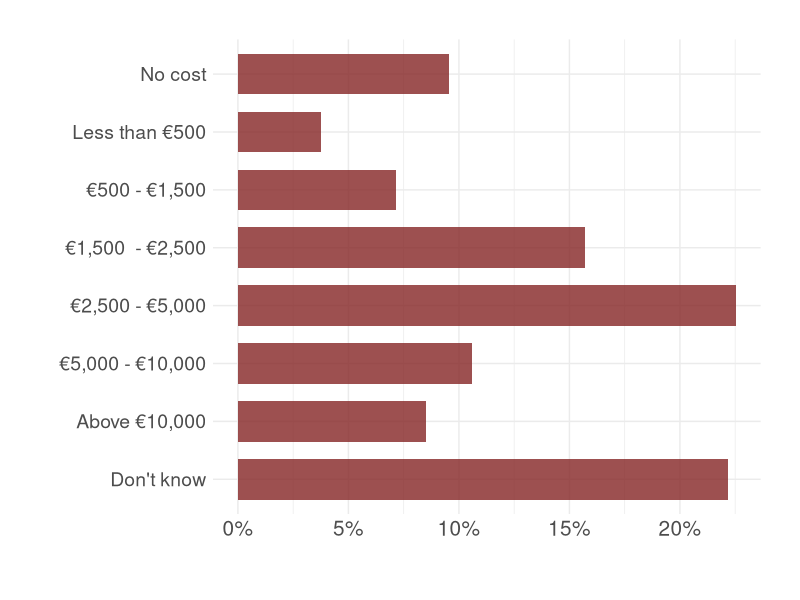

This figure's R source: (Note: this script raises an error after producing the figure.)
# This R-Script allows to replicate Table 1, Figure 3, and all the coefficient plots presented in the paper.

# The analysis was performed on R Version 4.1.2

#####################
# Clear environment #
#####################

rm(list = ls())
gc()


###################################
# Installing and Loading Packages #
###################################

packages_required <- c('ggplot2', 'tidyverse', 'broom', 'car','dplyr','modelr','haven', 'forcats')

for (package in packages_required) {
  if (!(package %in% installed.packages())) {
    install.packages(package)}}     ##gglabeller not available for this version of R  

Packages <- c('ggplot2', 'tidyverse', 'broom', 'car','dplyr','modelr','haven', 'forcats')

lapply(Packages, library, character.only = TRUE)     #to loud more than one package at once


################################################
# Set Working Directory and Import the dataset #
################################################

Replication_data <- read_dta("Replication_Dataset.dta")


###########
# Table 1 #
###########

Replication_data<-Replication_data %>%
  mutate(education=case_when(education_level_it_original<7~1,
                             education_level_it_original==7 |education_level_it_original==9~2,
                             education_level_it_original==8 | education_level_it_original==10 | education_level_it_original==11 | education_level_it_original==12~3,
                             education_level_it_original==13 | education_level_it_original==14~4))

Replication_data$education_fac<-factor(Replication_data$education,
                                 levels=c(1,2,3,4),
                                 labels=c("High school diploma", 
                                          "Bachelors", 
                                          "MA or higher", 
                                          "Unknown"))

Replication_data$EDU<-factor(Replication_data$education_fac)
Replication_data$INC<-factor(Replication_data$profile_gross_personal_eu)

# Groups
Replication_data<-Replication_data%>%
  mutate(groups=case_when(
    dummy_euro_4==1 & dummy_diesel==1~"Diesel Euro 4",
    dummy_euro_5==1 & dummy_diesel==1~"Diesel Euro 5",
    dummy_euro_4==1 & dummy_petrol==1~"Petrol Euro 4",
    dummy_euro_5==1 & dummy_petrol==1~"Petrol Euro 5"))

Replication_data<-Replication_data %>%
  mutate(age_rc=case_when(age==18 | age==19 | age==20 |age==21 | age==22 | age==23 | age==24 ~1,
                             age==25 | age==26 | age==27 |age==28 | age==29 |age==30 | age==31 |age==32 | age==33 |age==34 ~2,
                             age==35 | age==36 | age==37 |age==38 | age==39 |age==40 | age==41 |age==42 | age==43 |age==44 ~3,
                             age==45 | age==46 | age==47 |age==48 | age==49 |age==50 | age==51 |age==52 | age==53 |age==54 ~4,
                             age==55 | age>55~5))

Replication_data$age_rc2<-factor(Replication_data$age_rc,
                           levels=c(1,2,3,4,5),
                           labels=c("18-24", 
                                    "25-34", 
                                    "35-44",
                                    "45-54",
                                    "55+"))

age_table <- table(Replication_data$age_rc2, Replication_data$groups)
full <- table(Replication_data$age_rc2)
age_combined <- cbind(full, age_table)
colnames(age_combined) <- c('Full Sample', 
                            'Diesel Euro 4',
                            'Diesel Euro 5', 
                            'Petrol Euro 4',
                            'Petrol Euro 5')

N <- colSums(age_combined)
age_combined <- t(apply(age_combined, MAR = 1,
                        function (x) (x / N) * 100))
age_combined <- rbind(round(age_combined,1),N)

# Income
Replication_data<-Replication_data %>%
  mutate(profile_gross_personal_eu_2=case_when(profile_gross_personal_eu==1 | profile_gross_personal_eu==2 | profile_gross_personal_eu==3~1,
                                               profile_gross_personal_eu==4 | profile_gross_personal_eu==5 | profile_gross_personal_eu==6~2,
                                               profile_gross_personal_eu==7 | profile_gross_personal_eu==8 | profile_gross_personal_eu==9~3,
                                               profile_gross_personal_eu==10| profile_gross_personal_eu==11| profile_gross_personal_eu==12~4,
                                               profile_gross_personal_eu==13| profile_gross_personal_eu==14~5,
                                               profile_gross_personal_eu==98| profile_gross_personal_eu==99~6))

Replication_data$profile_gross_personal_eu_2_fac<-factor(Replication_data$profile_gross_personal_eu_2,
                                                   levels=c(1,2,3,4,5,6),
                                                   labels=c("Less than 14.999 \u20ac per year", 
                                                            "From 15.000 \u20ac to 29.999 \u20ac per year", 
                                                            "From 30.000 \u20ac to 44.999 \u20ac per year",
                                                            "From 45.000 \u20ac 69.999 \u20ac per year", 
                                                            "From 70.000 \u20ac and more", 
                                                            "No Answer / DK"))

income_table <- table(Replication_data$profile_gross_personal_eu_2_fac, Replication_data$groups)

full <- table(Replication_data$profile_gross_personal_eu_2_fac)

income_combined <- cbind(full, income_table)
colnames(income_combined) <- c('Full Sample', 
                               'Diesel Euro 4',
                               'Diesel Euro 5', 
                               'Petrol Euro 4',
                               'Petrol Euro 5')

# Fix up table for presentation

N <- colSums(income_combined)
income_combined <- t(apply(income_combined, MAR = 1,
                           function (x) (x / N) * 100))
income_combined <- rbind(round(income_combined,1),
                         N)

# Education

education_table <- table(Replication_data$education_fac, Replication_data$groups)
full <- table(Replication_data$education_fac)

education_combined <- cbind(full, education_table)
colnames(education_combined) <- c('Full Sample', 
                                  'Diesel Euro 4',
                                  'Diesel Euro 5', 
                                  'Petrol Euro 4',
                                  'Petrol Euro 5')

# Fix up table for presentation

N <- colSums(education_combined)
education_combined <- t(apply(education_combined, MAR = 1,
                              function (x) (x / N) * 100))
education_combined <- rbind(round(education_combined,1),
                            N)

# Gender

gender_table <- table(Replication_data$female, Replication_data$groups)
full <- table(Replication_data$female)

gender_combined <- cbind(full, gender_table)
colnames(gender_combined) <- c('Full Sample', 
                               'Diesel Euro 4',
                               'Diesel Euro 5', 
                               'Petrol Euro 4',
                               'Petrol Euro 5')

# Fix up table for presentation

N <- colSums(gender_combined)
gender_combined <- t(apply(gender_combined, MAR = 1,
                           function (x) (x / N) * 100))
gender_combined <- rbind(round(gender_combined,1),
                         N)

# Final Table 
library(xtable)

combined_table <- rbind(age_combined, income_combined, education_combined, gender_combined)


############
# Figure 3 #
############

Replication_data$diesel_euro4_fac<-factor(Replication_data$diesel_euro4)
Replication_data$area_b_cost_fact<-factor(Replication_data$cost_area_b, 
                                    levels=c(1,2,3,4,5,6,7,8),
                                    labels = c("No cost",
                                               "Less than \u20ac500", 
                                               "\u20ac500 - \u20ac1,500", 
                                               "\u20ac1,500  - \u20ac2,500",
                                               "\u20ac2,500 - \u20ac5,000",
                                               "\u20ac5,000 - \u20ac10,000", 
                                               "Above \u20ac10,000", 
                                               "Don't know"))

Figure3 <- Replication_data %>%
  dplyr::filter(target==1) %>%
  mutate(area_b_cost_fact = fct_rev(area_b_cost_fact)) %>%
  ggplot()+aes(area_b_cost_fact)+
  geom_bar(aes(y = (..count..)/sum(..count..)),
           fill="#852525", position = "dodge", width = 0.7, alpha=0.8)+
  scale_y_continuous(labels = function(x) scales::percent(x, accuracy = 1))+
  theme_minimal()+theme(legend.position = "none",
                        strip.text.x = element_text(size = 15),
                        axis.text.x=element_text(size=15),
                        axis.text.y=element_text(size=14), 
                        legend.text = element_text(size=14),
                        plot.margin = unit(c(1, 1, 1, 1), "cm"),
                        panel.spacing = unit(1.7, "lines"))+
  labs(x = "", y = "",
       colour="", fill="", shape="", group="" ) +coord_flip()

ggsave(Figure3, dpi = 1000,
       filename = paste0(plotpath, "Figure3_v3.png"),
       height = 4, width = 7, device = "png")


############
# Figure 4 #
############

# Panel (a) From Legislative Elections 2018  --------
# 1. no control
Legaswitch_legis_lm_ms<-lm_robust(sw_to_lega_18_19~dummy_diesel+dummy_euro_4+diesel_euro4, 
                           data=Replication_data, subset=c(target!=3 & target!=4 & no_answer_euro==0 & no_answer_2018==0))
# 2. Including individual controls
Legaswitch_legis_lm_cont<-lm_robust(sw_to_lega_18_19~dummy_diesel+dummy_euro_4+diesel_euro4+
                               age+female+EDU+INC, 
                             data=Replication_data, subset=c(target!=3 & target!=4 & 
                                                         no_answer_euro==0  & no_answer_2018==0))
# 3. Including unkowncar and assigning the treatment
Legaswitch_legis_lm_cont_Unknowncar<-lm_robust(sw_to_lega_18_19~dummy_diesel_ass+dummy_euro_4_ass+diesel_euro4_ass+
                                          age+female+EDU+INC+dummy_car_unknown, 
                                        data=Replication_data, subset=c(target!=3 & no_answer_euro==0 & no_answer_2018==0))

M.Legaswitch_legis_lm_ms <-  tidy(Legaswitch_legis_lm_ms, conf.int = TRUE)
M.Legaswitch_legis_lm_cont <-  tidy(Legaswitch_legis_lm_cont, conf.int = TRUE)
M.Legaswitch_legis_lm_cont_Unknowncar <-  tidy(Legaswitch_legis_lm_cont_Unknowncar, conf.int = TRUE)

Legaswitch_legis_all<- bind_rows(M.Legaswitch_legis_lm_ms, 
                                 M.Legaswitch_legis_lm_cont, 
                                 M.Legaswitch_legis_lm_cont_Unknowncar,  
                                 .id="Model")

Legaswitch_legis_all<-subset(Legaswitch_legis_all, term=="dummy_diesel"|term=="dummy_euro_4"|term=="diesel_euro4"|
                               term== "dummy_diesel_ass"|term=="dummy_euro_4_ass"|term=="diesel_euro4_ass") 
Legaswitch_legis_all<-Legaswitch_legis_all %>%
  mutate(term2=case_when(term=="dummy_diesel" |term=="dummy_diesel_ass"~"Diesel",
                         term=="dummy_euro_4" |term=="dummy_euro_4_ass"~"Euro 4",
                         term=="diesel_euro4" |term=="diesel_euro4_ass"~"Diesel Euro 4"))

Legaswitch_legis_all$term2<-factor(Legaswitch_legis_all$term2)

Legaswitch_legis_all$Model<-factor(Legaswitch_legis_all$Model, levels=c("1","2","3"),
                                   labels=c("No Controls", "With Controls", 
                                            "Incl. Noncategorized Cars"))
Legaswitch_legis_all$term3<-factor(Legaswitch_legis_all$term2, 
                                   levels =c("Euro 4", "Diesel", "Diesel Euro 4"))
# Coefplot    
coefplot_2018Legislative<-
  ggplot(Legaswitch_legis_all, aes(term3, estimate,colour=term3, fill=term3))+ 
  scale_fill_manual(values = c("#B8B8B8","#B8B8B8","#821212"))+
  scale_colour_manual(values = c("#B8B8B8","#B8B8B8","#821212"))+
  geom_hline(yintercept=0, linetype="longdash", lwd=0.9, size=2, 
             colour = "#6C7B8B", alpha=1) +
  geom_errorbar(stat = "identity", alpha = 1, 
                position = position_dodge(width = 0.15),
                aes(ymin=estimate - 1.96*std.error, 
                    ymax=estimate + 1.96*std.error), 
                lwd=1.4, width=0) +
  geom_point(stat = "identity", alpha = 1,  size = 3, 
             position = position_dodge(width = 0.15)) + coord_flip() +facet_wrap(~Model)+
  theme_minimal()+theme(legend.position = "none", 
                        plot.background = element_rect(fill = "white"),
                        axis.text.x=element_text(size=14.5),
                        axis.text.y=element_text(size=14.5),
                        strip.text.x = element_text(size = 14.5),
                        panel.spacing = unit(1.7, "lines"))+
  labs(x = "", y = " ", title="",  
       colour="", fill="", shape="", group="" ) 

ggsave(coefplot_2018Legislative, dpi = 400,
       filename = paste0(plotpath, "Figure4_a.png"),
       height = 4, width = 10, device = "png")

# Panel (b) From Regional Elections 2018 --------
# 1. no control
Legaswitch_region_lm_ms<-lm_robust(sw_to_lega_reg_19~dummy_diesel+dummy_euro_4+diesel_euro4, 
                            data=Replication_data, subset=c(target!=3 & target!=4 & no_answer_euro==0 & no_answer_regional==0))
# 2. with controls
Legaswitch_region_lm_cont<-lm_robust(sw_to_lega_reg_19~dummy_diesel+dummy_euro_4+diesel_euro4+
                                age+female+EDU+INC, 
                              data=Replication_data, subset=c(target!=3 & target!=4 & 
                                                          no_answer_euro==0 & no_answer_regional==0))
# 3. Assigning Unknown-car models based on self-report of ban effect
Legaswitch_region_lm_cont_Unknowncar<-lm_robust(sw_to_lega_reg_19~dummy_diesel_ass+dummy_euro_4_ass+diesel_euro4_ass+
                                           age+female+EDU+INC+dummy_car_unknown, 
                                         data=Replication_data, subset=c(target!=3 & no_answer_euro==0 & no_answer_regional==0))

# data
M.Legaswitch_region_lm_ms <-  tidy(Legaswitch_region_lm_ms, conf.int = TRUE)
M.Legaswitch_region_lm_cont <-  tidy(Legaswitch_region_lm_cont, conf.int = TRUE)
M.Legaswitch_region_lm_cont_Unknowncar <-  tidy(Legaswitch_region_lm_cont_Unknowncar, conf.int = TRUE)
Legaswitch_region_all<- bind_rows(M.Legaswitch_region_lm_ms, 
                                  M.Legaswitch_region_lm_cont, 
                                  M.Legaswitch_region_lm_cont_Unknowncar,  .id="Model")
Legaswitch_region_all<-subset(Legaswitch_region_all, term=="dummy_diesel"|term=="dummy_euro_4"|term=="diesel_euro4"|
                                term== "dummy_diesel_ass"|term=="dummy_euro_4_ass"|term=="diesel_euro4_ass") 
Legaswitch_region_all<-Legaswitch_region_all %>%
  mutate(term2=case_when(term=="dummy_diesel" |term=="dummy_diesel_ass"~"Diesel",
                         term=="dummy_euro_4" |term=="dummy_euro_4_ass"~"Euro 4",
                         term=="diesel_euro4" |term=="diesel_euro4_ass"~"Diesel Euro 4"))

Legaswitch_region_all$term2<-factor(Legaswitch_region_all$term2)

Legaswitch_region_all$Model<-factor(Legaswitch_region_all$Model, levels=c("1","2","3"),
                                    labels=c("No Controls", "With Controls", 
                                             "Incl. Noncategorized Cars"))
Legaswitch_region_all$term3<-factor(Legaswitch_region_all$term2, 
                                    levels =c("Euro 4", "Diesel", "Diesel Euro 4"))

# coefplot
coefplot_2019Regional<-
  ggplot(Legaswitch_region_all, aes(term3, estimate,colour=term3, fill=term3))+ 
  scale_fill_manual(values = c("#B8B8B8","#B8B8B8","#821212"))+
  scale_colour_manual(values = c("#B8B8B8","#B8B8B8","#821212"))+
  geom_hline(yintercept=0, linetype="longdash", lwd=0.9, size=2, 
             colour = "#6C7B8B", alpha=1) +
  geom_errorbar(stat = "identity", alpha = 1, 
                position = position_dodge(width = 0.15),
                aes(ymin=estimate - 1.96*std.error, 
                    ymax=estimate + 1.96*std.error), 
                lwd=1.4, width=0) +
  geom_point(stat = "identity", alpha = 0.7,  size = 3, 
             position = position_dodge(width = 0.15)) + coord_flip() +facet_wrap(~Model)+
  theme_minimal()+theme(legend.position = "none", plot.background = element_rect(fill = "white"),
                        axis.text.x=element_text(size=14.5),
                        axis.text.y=element_text(size=14.5),
                        strip.text.x = element_text(size = 14.5),
                        panel.spacing = unit(1.7, "lines"))+  
  labs(x = "", y = " ", title="",  
       colour="", fill="", shape="", group="" ) 

ggsave(coefplot_2019Regional, dpi = 400,
       filename = paste0(plotpath, "Figure4_b.png"),
       height = 4, width = 10, device = "png")

# Panel (c) From Municipal Elections 2016  ----------
# 1. no control
Legaswitch_munic_lm_ms<-lm_robust(sw_to_lega_16_19~dummy_diesel+dummy_euro_4+diesel_euro4, 
                           data=Replication_data, subset=c(target!=3 & target!=4 & no_answer_euro==0 & no_answer_municipal==0))

# 2. with controls
Legaswitch_munic_lm_cont<-lm_robust(sw_to_lega_16_19~dummy_diesel+dummy_euro_4+diesel_euro4+
                               age+female+EDU+INC, 
                             data=Replication_data, subset=c(target!=3 & target!=4 & 
                                                         no_answer_euro==0 & no_answer_municipal==0))

# 3. Assigning Unknown-car models based on self-report of ban effect
Legaswitch_munic_lm_cont_Unknowncar<-lm_robust(sw_to_lega_16_19~dummy_diesel_ass+dummy_euro_4_ass+diesel_euro4_ass+
                                          age+female+EDU+INC+dummy_car_unknown, 
                                        data=Replication_data, subset=c(target!=3 & no_answer_euro==0 & no_answer_municipal==0))

# data
M.Legaswitch_munic_lm_ms <-  tidy(Legaswitch_munic_lm_ms, conf.int = TRUE)
M.Legaswitch_munic_lm_cont <-  tidy(Legaswitch_munic_lm_cont, conf.int = TRUE)
M.Legaswitch_munic_lm_cont_Unknowncar <-  tidy(Legaswitch_munic_lm_cont_Unknowncar, conf.int = TRUE)
Legaswitch_munic_all<- bind_rows(M.Legaswitch_munic_lm_ms, 
                                 M.Legaswitch_munic_lm_cont, 
                                 M.Legaswitch_munic_lm_cont_Unknowncar,  .id="Model")
Legaswitch_munic_all<-subset(Legaswitch_munic_all, term=="dummy_diesel"|term=="dummy_euro_4"|term=="diesel_euro4"|
                               term== "dummy_diesel_ass"|term=="dummy_euro_4_ass"|term=="diesel_euro4_ass") 
Legaswitch_munic_all<-Legaswitch_munic_all %>%
  mutate(term2=case_when(term=="dummy_diesel" |term=="dummy_diesel_ass"~"Diesel",
                         term=="dummy_euro_4" |term=="dummy_euro_4_ass"~"Euro 4",
                         term=="diesel_euro4" |term=="diesel_euro4_ass"~"Diesel Euro 4"))

Legaswitch_munic_all$term2<-factor(Legaswitch_munic_all$term2)

Legaswitch_munic_all$Model<-factor(Legaswitch_munic_all$Model, levels=c("1","2","3"),
                                   labels=c("No Controls", "With Controls", 
                                            "Incl. Noncategorized Cars"))
Legaswitch_munic_all$term3<-factor(Legaswitch_munic_all$term2, 
                                   levels =c("Euro 4", "Diesel", "Diesel Euro 4"))

# coefplot - 2016 Municipal Election 
coefplot_2016Municipal<-
  ggplot(Legaswitch_munic_all, aes(term3, estimate,colour=term3, fill=term3))+ 
  scale_fill_manual(values = c("#B8B8B8","#B8B8B8","#821212"))+
  scale_colour_manual(values = c("#B8B8B8","#B8B8B8","#821212"))+
  geom_hline(yintercept=0, linetype="longdash", lwd=0.9, 
             colour = "#6C7B8B", alpha=1) +
  
  geom_errorbar(stat = "identity", alpha = 1, 
                position = position_dodge(width = 0.15),
                aes(ymin=estimate - 1.96*std.error, 
                    ymax=estimate + 1.96*std.error), 
                lwd=1.4, width=0) +
  geom_point(stat = "identity", alpha = 0.7,  size = 3, 
             position = position_dodge(width = 0.15)) + coord_flip() +facet_wrap(~Model)+
  theme_minimal()+theme(legend.position = "none", plot.background = element_rect(fill = "white"),
                        axis.text.x=element_text(size=14.5),
                        axis.text.y=element_text(size=14.5),
                        strip.text.x = element_text(size = 14.5),
                        panel.spacing = unit(1.7, "lines"))+
  labs(x = "", y = " ", title="",  
       colour="", fill="", shape="", group="" ) 

ggsave(coefplot_2016Municipal, dpi = 400,
       filename = paste0(plotpath, "Figure4_c.png"),
       height = 4, width = 10, device = "png")


############
# Figure 6 #
############

# Panel (a) From municipal 2016 to legislative 2018  -----------
# 1. no control
pl16_18v2_lm_ms<-lm_robust(sw_to_lega_16_18~dummy_diesel+dummy_euro_4+diesel_euro4, 
                    data=Replication_data, subset=c( target!=3 & target!=4 & no_answer_2018==0 & no_answer_municipal==0 & vote_lega_municipal==0  ))
# 2. with controls
pl16_18v2_lm_cont<-lm_robust(sw_to_lega_16_18~dummy_diesel+dummy_euro_4+diesel_euro4+
                        age+female+EDU+INC, 
                      data=Replication_data, subset=c(target!=3 & target!=4 & no_answer_2018==0 & no_answer_municipal==0 & vote_lega_municipal==0))
# 3. Including unkown-car and assigning the treatment
pl16_18v2_lm_cont_Unkncar<-lm_robust(sw_to_lega_16_18~dummy_diesel_ass+dummy_euro_4_ass+diesel_euro4_ass+
                                age+female+EDU+INC+dummy_car_unknown, 
                              data=Replication_data, subset=c(target!=3 & no_answer_2018==0 & no_answer_municipal==0 & vote_lega_municipal==0))
## Merge all models together
M.pl16_18v2_lm_ms <-  tidy(pl16_18v2_lm_ms, conf.int = TRUE)
M.pl16_18v2_lm_cont <-  tidy(pl16_18v2_lm_cont, conf.int = TRUE)
M.pl16_18v2_lm_cont_Unkncar <-  tidy(pl16_18v2_lm_cont_Unkncar, conf.int = TRUE)

M.pl16_18v_all_main<- bind_rows(M.pl16_18v2_lm_ms, 
                                M.pl16_18v2_lm_cont, 
                                M.pl16_18v2_lm_cont_Unkncar, 
                                .id="Model")
M.pl16_18v_all_main<-subset(M.pl16_18v_all_main, term=="dummy_diesel"|term=="dummy_euro_4"|term=="diesel_euro4"|
                              term== "dummy_diesel_ass"|term=="dummy_euro_4_ass"|term=="diesel_euro4_ass") 
M.pl16_18v_all_main<-M.pl16_18v_all_main %>%
  mutate(term2=case_when(term=="dummy_diesel" |term=="dummy_diesel_ass"~"Diesel",
                         term=="dummy_euro_4" |term=="dummy_euro_4_ass"~"Euro 4",
                         term=="diesel_euro4" |term=="diesel_euro4_ass"~"Diesel Euro 4"))

M.pl16_18v_all_main$term2<-factor(M.pl16_18v_all_main$term2)
M.pl16_18v_all_main$Model<-factor(M.pl16_18v_all_main$Model, levels=c("1","2","3"),
                                  labels=c("No Controls", "With Controls", 
                                           "Incl. Noncategorized Cars"))
M.pl16_18v_all_main$term2<-relevel(M.pl16_18v_all_main$term2, ref="Diesel Euro 4")
M.pl16_18v_all_main$term2<-relevel(M.pl16_18v_all_main$term2, ref="Euro 4")
M.pl16_18v_all_main$term3<-factor(M.pl16_18v_all_main$term2, levels =c("Euro 4", "Diesel", "Diesel Euro 4"))

## coefplot
M.pl16_18v_all_mainsub_Sub<-subset(M.pl16_18v_all_main, term2=="Diesel Euro 4") 
M.pl16_18v_all_mainsub_Sub$Model2<-factor(M.pl16_18v_all_mainsub_Sub$Model, levels =c("Incl. Noncategorized Cars",
                                                                                      "With Controls", "No Controls"))

# Panel (b) From municipal 2016 to regional 2018  ----------
# 1. no control
pl16_regv2_lm_ms<-lm_robust(sw_to_lega_16_reg~dummy_diesel+dummy_euro_4+diesel_euro4, 
                     data=Replication_data, subset=c( target!=3 & target!=4 & no_answer_regional==0 & no_answer_municipal==0 & vote_lega_municipal==0  ))
# 2. with controls
pl16_regv2_lm_cont<-lm_robust(sw_to_lega_16_reg~dummy_diesel+dummy_euro_4+diesel_euro4+
                         age+female+EDU+INC, 
                       data=Replication_data, subset=c(target!=3 & target!=4 & no_answer_regional==0 & no_answer_municipal==0 & vote_lega_municipal==0))
# 3. Including unkown-car and assigning the treatment
pl16_regv2_lm_cont_Unkncar<-lm_robust(sw_to_lega_16_reg~dummy_diesel_ass+dummy_euro_4_ass+diesel_euro4_ass+
                                 age+female+EDU+INC+dummy_car_unknown, 
                               data=Replication_data, subset=c(target!=3 & no_answer_regional==0 & no_answer_municipal==0 & vote_lega_municipal==0))

## Merge all models together
M.pl16_regv2_lm_ms <-  tidy(pl16_regv2_lm_ms, conf.int = TRUE)
M.pl16_regv2_lm_cont <-  tidy(pl16_regv2_lm_cont, conf.int = TRUE)
M.pl16_regv2_lm_cont_Unkncar <-  tidy(pl16_regv2_lm_cont_Unkncar, conf.int = TRUE)

M.pl16_regv_all_main<- bind_rows(M.pl16_regv2_lm_ms, 
                                 M.pl16_regv2_lm_cont, 
                                 M.pl16_regv2_lm_cont_Unkncar, 
                                 .id="Model")
M.pl16_regv_all_main<-subset(M.pl16_regv_all_main, term=="dummy_diesel"|term=="dummy_euro_4"|term=="diesel_euro4"|
                               term== "dummy_diesel_ass"|term=="dummy_euro_4_ass"|term=="diesel_euro4_ass") 
M.pl16_regv_all_main<-M.pl16_regv_all_main %>%
  mutate(term2=case_when(term=="dummy_diesel" |term=="dummy_diesel_ass"~"Diesel",
                         term=="dummy_euro_4" |term=="dummy_euro_4_ass"~"Euro 4",
                         term=="diesel_euro4" |term=="diesel_euro4_ass"~"Diesel Euro 4"))

M.pl16_regv_all_main$term2<-factor(M.pl16_regv_all_main$term2)

M.pl16_regv_all_main$Model<-factor(M.pl16_regv_all_main$Model, levels=c("1","2","3"),
                                   labels=c("No Controls", 
                                            "With Controls", 
                                            "Incl. Noncategorized Cars"))
M.pl16_regv_all_main$term2<-relevel(M.pl16_regv_all_main$term2, ref="Diesel Euro 4")
M.pl16_regv_all_main$term2<-relevel(M.pl16_regv_all_main$term2, ref="Euro 4")
M.pl16_regv_all_main$term3<-factor(M.pl16_regv_all_main$term2, levels =c("Euro 4", 
                                                                         "Diesel", 
                                                                         "Diesel Euro 4"))
M.pl16_regv_all_mainsub_Sub<-subset(M.pl16_regv_all_main, term2=="Diesel Euro 4") 
M.pl16_regv_all_mainsub_Sub$Model2<-factor(M.pl16_regv_all_mainsub_Sub$Model, 
                                           levels =c("Incl. Noncategorized Cars",
                                                     "With Controls", "No Controls"))

# Coefplot 
switch_16_19_placebo<- bind_rows(M.pl16_18v_all_mainsub_Sub, 
                                 M.pl16_regv_all_mainsub_Sub, 
                                 .id="election18")

switch_16_19_placebo$election18<-factor(switch_16_19_placebo$election18)

switch_16_19_placebo$election18<-factor(switch_16_19_placebo$election18, levels=c("1","2"),
                                        labels=c("(a) From Municipal 2016 to Legislative 2018", 
                                                 "(b) From Municipal 2016 to Regional 2018"))

coef_switch_16_19_placebo<- ggplot(switch_16_19_placebo, aes(Model2, estimate))+ 
   scale_y_continuous(limits = c(-0.3, 0.4))+
  geom_hline(yintercept=0, linetype="dashed", lwd=1.2, 
             colour = "#6E7B8B", alpha=0.7) +
  geom_errorbar(stat = "identity", alpha = 0.8, 
                position = position_dodge(width = 0.3),
                aes(ymin=estimate - 1.96*std.error, 
                    ymax=estimate + 1.96*std.error),
                lwd=1.5, width = 0,  colour="#821212",)+
  geom_point(stat = "identity", alpha = 0.7,  size = 3.5,  colour="#821212",
             position = position_dodge(width = 0.15)) + coord_flip() +
  theme_minimal()+theme(legend.position = "none", plot.background = element_rect(fill = "white"),
                        axis.text.x=element_text(size=13, colour = "#000000"),
                        axis.text.y=element_text(size=13.5, colour = "#000000"),
                        strip.text.x = element_text(size=16.5, colour = "#000000"),
                        panel.spacing = unit(2, "lines"))+
  labs(x = "", y = " ", title=" ",  
       colour="", fill="", shape="", group="" ) + facet_wrap(facets=~election18,nrow=1)

ggsave(coef_switch_16_19_placebo, dpi = 400,
       filename = paste0(plotpath, "Figure6.png"),
       height = 4, width = 12, device = "png")


############
# Figure 7 #
############

# Panel (a) Environment-friendly behavior and attitudes ------
# Short showers
short_shower_binary.lm<-lm_robust(short_shower~dummy_diesel+dummy_euro_4+diesel_euro4+
                             age+female+EDU+INC, 
                           data=Replication_data, subset=c(target!=3 & target!=4 ))

# Recycled materials
recycled_materials_binary.lm<-lm_robust(recycled_materials~dummy_diesel+dummy_euro_4+diesel_euro4+
                                   age+female+EDU+INC, 
                                 data=Replication_data, subset=c(target!=3 & target!=4  ))

# Eco mode
eco_mode_binary.lm<-lm_robust(eco_mode~dummy_diesel+dummy_euro_4+diesel_euro4+
                         age+female+EDU+INC, 
                       data=Replication_data, subset=c(target!=3 & target!=4 ))

# Reusable buttles
water_bottle_binary.lm<-lm_robust(water_bottle~dummy_diesel+dummy_euro_4+diesel_euro4+
                             age+female+EDU+INC, 
                           data=Replication_data, subset=c(target!=3 & target!=4  ))

# Climate Neutrality
climate_neutrality.lm<-lm_robust(climate_neutrality~dummy_diesel+dummy_euro_4+diesel_euro4+
                            age+female+EDU+INC, 
                          data=Replication_data, subset=c(target!=3 & target!=4  ))

# Green transition positive
green_policies.lm<-lm_robust(green_policies_positive~dummy_diesel+dummy_euro_4+diesel_euro4+
                        age+female+EDU+INC, 
                      data=Replication_data, subset=c(target!=3 & target!=4 ))

## Merge all models together
M.short_shower_binary.lm <-  tidy(short_shower_binary.lm, conf.int = TRUE)
M.recycled_materials_binary.lm <-  tidy(recycled_materials_binary.lm, conf.int = TRUE)
M.eco_mode_binary.lm <-  tidy(eco_mode_binary.lm, conf.int = TRUE)
M.water_bottle_binary.lm <-  tidy(water_bottle_binary.lm, conf.int = TRUE)
M.climate_neutrality.lm = tidy(climate_neutrality.lm, conf.int = TRUE)
M.green_policies.lm = tidy(green_policies.lm, conf.int = TRUE)

M.lm_all_ecoBehavioral<- bind_rows(M.water_bottle_binary.lm,
                                   M.eco_mode_binary.lm,
                                   M.recycled_materials_binary.lm, 
                                   M.short_shower_binary.lm,
                                   M.climate_neutrality.lm,
                                   M.green_policies.lm,
                                   .id="Model")

M.lm_all_ecoBehavioral<- bind_rows(M.recycled_materials_binary.lm,
                                   M.short_shower_binary.lm,
                                   M.eco_mode_binary.lm, 
                                   M.water_bottle_binary.lm,
                                   M.climate_neutrality.lm,
                                   M.green_policies.lm,
                                   .id="Model")

M.lm_all_ecoBehavioral<-subset(M.lm_all_ecoBehavioral, term=="dummy_diesel"|term=="dummy_euro_4"|term=="diesel_euro4") 
M.lm_all_ecoBehavioral<-M.lm_all_ecoBehavioral %>%
  mutate(term2=case_when(term=="dummy_diesel" |term=="dummy_diesel_ass"~"Diesel",
                         term=="dummy_euro_4" |term=="dummy_euro_4_ass"~"Euro 4",
                         term=="diesel_euro4" |term=="diesel_euro4_ass"~"Diesel Euro 4"))

M.lm_all_ecoBehavioral$term2<-factor(M.lm_all_ecoBehavioral$term2)

M.lm_all_ecoBehavioral$Model<-factor(M.lm_all_ecoBehavioral$Model, levels=c("1","2","3","4", "5", "6"),
                                     labels=c("Recycled materials",
                                              "Short showers",
                                              "Eco mode", 
                                              "Reusable bottles", 
                                              "Climate neutrality", 
                                              "Green transition positive"
                                     ))

M.lm_all_ecoBehavioral$term2<-relevel(M.lm_all_ecoBehavioral$term2, ref="Diesel Euro 4")
M.lm_all_ecoBehavioral$term2<-relevel(M.lm_all_ecoBehavioral$term2, ref="Euro 4")
M.lm_all_ecoBehavioral$term3<-factor(M.lm_all_ecoBehavioral$term2, levels =c("Euro 4", "Diesel", "Diesel Euro 4"))

## coefplot
M.lm_all_ecoBehavioral_sub<-subset(M.lm_all_ecoBehavioral, term2=="Diesel Euro 4") 
M.lm_all_ecoBehavioral_sub$Model2<-factor(M.lm_all_ecoBehavioral_sub$Model, levels =c("Green transition positive", "Climate neutrality",
                                                                                      "Reusable bottles",
                                                                                      "Eco mode", 
                                                                                      "Short showers", 
                                                                                      "Recycled materials"
))
coefplot_eco_Behavioral_2<-
  ggplot(M.lm_all_ecoBehavioral_sub, aes(Model2, estimate))+ 
  geom_hline(yintercept=0, linetype="dashed", lwd=1.2, 
             colour = "#6E7B8B", alpha=0.7) +
  geom_errorbar(stat = "identity", alpha = 0.8, 
                position = position_dodge(width = 0.3),
                aes(ymin=estimate - 1.96*std.error, 
                    ymax=estimate + 1.96*std.error), 
                lwd=1.2, width=0, colour="#36614B") +
  geom_point(stat = "identity", alpha = 1,  size = 3, 
             position = position_dodge(width = 0.15), colour="#36614B") + coord_flip() +
  theme_minimal()+theme(legend.position = "none", plot.background = element_rect(fill = "white"),
                        axis.text.x=element_text(size=13, colour = "#000000"),
                        axis.text.y=element_text(size=13.5, colour = "#000000"))+
  labs(x = "", y = " ", title=" ",  
       colour="", fill="", shape="", group="" ) 

ggsave(coefplot_eco_Behavioral_2, dpi = 400,
       filename = paste0(plotpath, "Figure7_a.png"),
       height = 5, width = 5.5, device = "png")

# Panel (b) Global Level (ZeroCO2)  ---------
# 1. Click on website 
click<-lm_robust(dummy_zeroco2_click~dummy_diesel+dummy_euro_4+diesel_euro4+
            age+female+EDU+INC, 
          data=Replication_data, subset=c(target!=3 & target!=4))

# 2. Whatched video 
watch<-lm_robust(dummy_watch_video~dummy_diesel+dummy_euro_4+diesel_euro4+
            age+female+EDU+INC, 
          data=Replication_data, subset=c(target!=3 & target!=4))

# 3. Interest in social media
social<-lm_robust(dummy_social~dummy_diesel+dummy_euro_4+diesel_euro4+
             age+female+EDU+INC, 
           data=Replication_data, subset=c(target!=3 & target!=4))

# 4. Interest in podcast
podcast<-lm_robust(dummy_podcast~dummy_diesel+dummy_euro_4+diesel_euro4+
              age+female+EDU+INC, 
            data=Replication_data, subset=c(target!=3 & target!=4))

# 5. Interest in buying a Tree
buy<-lm_robust(dummy_buy~dummy_diesel+dummy_euro_4+diesel_euro4+
          age+female+EDU+INC, 
        data=Replication_data, subset=c(target!=3 & target!=4))

# Put all models together 
M.click <-  tidy(click, conf.int = TRUE)
M.watch <-  tidy(watch, conf.int = TRUE)
M.podcast <-  tidy(podcast, conf.int = TRUE)
M.social <-  tidy(social, conf.int = TRUE)
M.buy <-  tidy(buy, conf.int = TRUE)

M.lm_all_main<- bind_rows(M.click, 
                          M.watch,
                          M.social,
                          M.podcast, 
                          M.buy,
                          .id="Model")

M.lm_all_main<-subset(M.lm_all_main, term=="dummy_diesel"| 
                        term=="dummy_euro_4"|term=="diesel_euro4") 
M.lm_all_main<-M.lm_all_main %>%
  mutate(term2=case_when(term=="dummy_diesel" ~"Diesel",
                         term=="dummy_euro_4" ~"Euro 4",
                         term=="diesel_euro4" ~"Diesel Euro 4"))

M.lm_all_main$term2<-factor(M.lm_all_main$term2)

M.lm_all_main$Model<-factor(M.lm_all_main$Model, levels=c("1","2","3","4","5"),
                            labels=c("Clicked on website", "Watched video", 
                                     "Interest in social media", 
                                     "Interest in podcast", 
                                     "Interest in buying a tree"))

M.lm_all_main$term2<-relevel(M.lm_all_main$term2, ref="Diesel Euro 4")
M.lm_all_main$term2<-relevel(M.lm_all_main$term2, ref="Euro 4")
M.lm_all_main$term3<-factor(M.lm_all_main$term2, levels =c("Euro 4", "Diesel", "Diesel Euro 4"))

M.lm_all_main_sub<-subset(M.lm_all_main, term2=="Diesel Euro 4") 
M.lm_all_main_sub$Model2<-factor(M.lm_all_main_sub$Model, levels =c("Interest in buying a tree",
                                                                    "Interest in podcast",
                                                                    "Interest in social media",
                                                                    "Watched video",
                                                                    "Clicked on website"))
# coefplot
coefplot_ZeroCO2<-
  ggplot(M.lm_all_main_sub, aes(Model2, estimate, fill=Model2, colour=Model2))+ 
  geom_hline(yintercept=0, linetype="dashed", lwd=1.2, 
             colour = "#6E7B8B", alpha= 0.7) +
  geom_errorbar(stat = "identity", alpha = 0.8, 
                position = position_dodge(width = 0.3),
                aes(ymin=estimate - 1.96*std.error, 
                    ymax=estimate + 1.96*std.error), 
                lwd=1.9, width=0, colour="#36614B") +
  geom_point(stat = "identity", alpha =1,  size = 4, 
             position = position_dodge(width = 0.15),colour="#36614B") + coord_flip() +
  theme_minimal()+theme(legend.position = "none",plot.background = element_rect(fill = "white"),
                        axis.text.x=element_text(size=16, colour = "#000000"),
                        axis.text.y=element_text(size=16, colour = "#000000"))+
  labs(x = "", y = " ", title=" ",  
       colour="", fill="", shape="", group="" ) 

ggsave(coefplot_ZeroCO2, dpi = 1000,
       filename = paste0(plotpath, "Figure7_b.png"),
       height = 5, width = 6, device = "png")

# Panel (c) Local Level (Genitori Antismog) 
dummy_genitori_click.lm<-lm_robust(dummy_genitori_click~dummy_diesel+dummy_euro_4+diesel_euro4+
                              age+female+EDU+INC, 
                            data=Replication_data, subset=c(target!=3 & target!=4))

dummy_newsletter.lm<-lm_robust(dummy_newsletter~dummy_diesel+dummy_euro_4+diesel_euro4+
                          age+female+EDU+INC, 
                        data=Replication_data, subset=c(target!=3 & target!=4 ))

dummy_donation.lm<-lm_robust(dummy_donation~dummy_diesel+dummy_euro_4+diesel_euro4+
                        age+female+EDU+INC, 
                      data=Replication_data, subset=c(target!=3 & target!=4 ))

# Put all models together 
M.dummy_genitori_click.lm <-  tidy(dummy_genitori_click.lm, conf.int = TRUE)
M.dummy_newsletter.lm <-  tidy(dummy_newsletter.lm, conf.int = TRUE)
M.dummy_donation.lm <-  tidy(dummy_donation.lm, conf.int = TRUE)

M.lm_all_Behavioral<- bind_rows(
  M.dummy_genitori_click.lm,
  M.dummy_newsletter.lm,
  M.dummy_donation.lm,
  .id="Model")

M.lm_all_Behavioral<-subset(M.lm_all_Behavioral, term=="dummy_diesel"|term=="dummy_euro_4"|term=="diesel_euro4") 
M.lm_all_Behavioral<-M.lm_all_Behavioral %>%
  mutate(term2=case_when(term=="dummy_diesel" |term=="dummy_diesel_ass"~"Diesel",
                         term=="dummy_euro_4" |term=="dummy_euro_4_ass"~"Euro 4",
                         term=="diesel_euro4" |term=="diesel_euro4_ass"~"Diesel Euro 4"))

M.lm_all_Behavioral$term2<-factor(M.lm_all_Behavioral$term2)

M.lm_all_Behavioral$Model<-factor(M.lm_all_Behavioral$Model, levels=c("1","2","3"),
                                  labels=c( "Clicked on website", 
                                            "Interest in newsletter",
                                            "Interest in donating" ))

M.lm_all_Behavioral$term2<-relevel(M.lm_all_Behavioral$term2, ref="Diesel Euro 4")
M.lm_all_Behavioral$term2<-relevel(M.lm_all_Behavioral$term2, ref="Euro 4")
M.lm_all_Behavioral$term3<-factor(M.lm_all_Behavioral$term2, levels =c("Euro 4", "Diesel", "Diesel Euro 4"))

## coefplot -
M.lm_all_Behavioral_sub<-subset(M.lm_all_Behavioral, term2=="Diesel Euro 4") 
M.lm_all_Behavioral_sub$Model2<-factor(M.lm_all_Behavioral_sub$Model, levels =c("Interest in donating",
                                                                                "Interest in newsletter",
                                                                                "Clicked on website"))

coefplot_Genitorianti_smog<-
  ggplot(M.lm_all_Behavioral_sub, aes(Model2, estimate))+ 
  geom_hline(yintercept=0, linetype="dashed", lwd=1.2, 
             colour = "#6E7B8B", alpha=0.7) +
  geom_errorbar(stat = "identity", alpha = 0.8, 
                position = position_dodge(width = 0.3),
                aes(ymin=estimate - 1.96*std.error, 
                    ymax=estimate + 1.96*std.error), 
                lwd=1.9, width=0, colour="#36614B") +
  geom_point(stat = "identity", alpha = 0.7,  size = 4.7, 
             position = position_dodge(width = 0.15)) + coord_flip() +
  geom_point(stat = "identity", alpha = 0.7,  size = 4, 
             position = position_dodge(width = 0.15), colour="#36614B") + coord_flip() +
  theme_minimal()+theme(legend.position = "none", plot.background = element_rect(fill = "white"),
                        axis.text.x=element_text(size=16, colour = "#000000"),
                        axis.text.y=element_text(size=16, colour = "#000000"))+
  labs(x = "", y = " ", title=" ",  
       colour="", fill="", shape="", group="" ) 

ggsave(coefplot_Genitorianti_smog, dpi = 1000,
       filename = paste0(plotpath, "Figure7_c.png"),
       height = 5, width = 6, device = "png")


############
# Figure 8 #
############

pay_eco_friendly_con<-lm_robust(pay_eco_friendly~dummy_diesel+dummy_euro_4+diesel_euro4+
                                  age+female+EDU+INC, 
                                data=Replication_data, subset=c(target!=3 & target!=4))
M.pay_eco_friendly_con <-  tidy(pay_eco_friendly_con, conf.int = TRUE)


taxes_eco_friendly_con<-lm_robust(taxes_eco_friendly~dummy_diesel+dummy_euro_4+diesel_euro4+
                                    age+female+EDU+INC, 
                                  data=Replication_data, subset=c(target!=3 & target!=4))
M.taxes_eco_friendly_con <-  tidy(taxes_eco_friendly_con, conf.int = TRUE)


responsibility_cont_main<-lm_robust(gov_firms_responsibility~dummy_diesel+dummy_euro_4+diesel_euro4+
                               age+female+EDU+INC, 
                             data=Replication_data, subset=c(target!=3 & target!=4 ))
M.responsibility_cont_main <-  tidy(responsibility_cont_main, conf.int = TRUE)


M.lm_all_ptr <- bind_rows(M.responsibility_cont_main,
                          M.taxes_eco_friendly_con,
                          M.pay_eco_friendly_con, 
                          .id="Model")
M.lm_all_ptr<-subset(M.lm_all_ptr, term=="dummy_diesel"|term=="dummy_euro_4"|term=="diesel_euro4") 
M.lm_all_ptr<-M.lm_all_ptr %>%
  mutate(term2=case_when(term=="dummy_diesel" |term=="dummy_diesel_ass"~"Diesel",
                         term=="dummy_euro_4" |term=="dummy_euro_4_ass"~"Euro 4",
                         term=="diesel_euro4" |term=="diesel_euro4_ass"~"Diesel Euro 4"))

M.lm_all_ptr$term2<-factor(M.lm_all_ptr$term2)

M.lm_all_ptr$Model<-factor(M.lm_all_ptr$Model, levels=c("1","2","3"),
                           labels=c("Govt./Firms Responsibility", "Higher Taxes", 
                                    "Higher Prices"))
M.lm_all_ptr$term2<-relevel(M.lm_all_ptr$term2, ref="Diesel Euro 4")
M.lm_all_ptr$term2<-relevel(M.lm_all_ptr$term2, ref="Euro 4")
M.lm_all_ptr$term3<-factor(M.lm_all_ptr$term2, levels =c("Euro 4", "Diesel", "Diesel Euro 4"))
M.lm_all_ptr_sub<-subset(M.lm_all_ptr, term2=="Diesel Euro 4") 
M.lm_all_ptr_sub$Model2<-factor(M.lm_all_ptr_sub$Model, levels =c( "Higher Prices", 
                                                                   "Higher Taxes", 
                                                                   "Govt./Firms Responsibility"))

coefplot_ptr<-
  ggplot(M.lm_all_ptr_sub, aes(Model2, estimate, fill="#CD2626", color="#CD2626"))+ 
   geom_hline(yintercept=0, linetype="dashed", lwd=1.2, 
             colour = "#6E7B8B", alpha=0.7) +
  geom_errorbar(stat = "identity", alpha = 0.8, 
                position = position_dodge(width = 0.3),
                aes(ymin=estimate - 1.96*std.error, 
                    ymax=estimate + 1.96*std.error), 
                lwd=1.9, width=0, colour="#821212") +
  geom_point(stat = "identity", alpha = 0.7,  size = 4, 
             position = position_dodge(width = 0.15), colour="#821212") + coord_flip() +
  theme_minimal()+theme(legend.position = "none", plot.background = element_rect(fill = "white"),
                        axis.text.x=element_text(size=16, colour = "#000000"),
                        axis.text.y=element_text(size=16, colour = "#000000"))+
  
  labs(x = "", y = " ", title=" ",  
       colour="", fill="", shape="", group="" ) 

ggsave(coefplot_ptr, dpi = 400,
       filename = paste0(plotpath, "Figure8.png"),
       height = 5, width = 7, device = "png")
